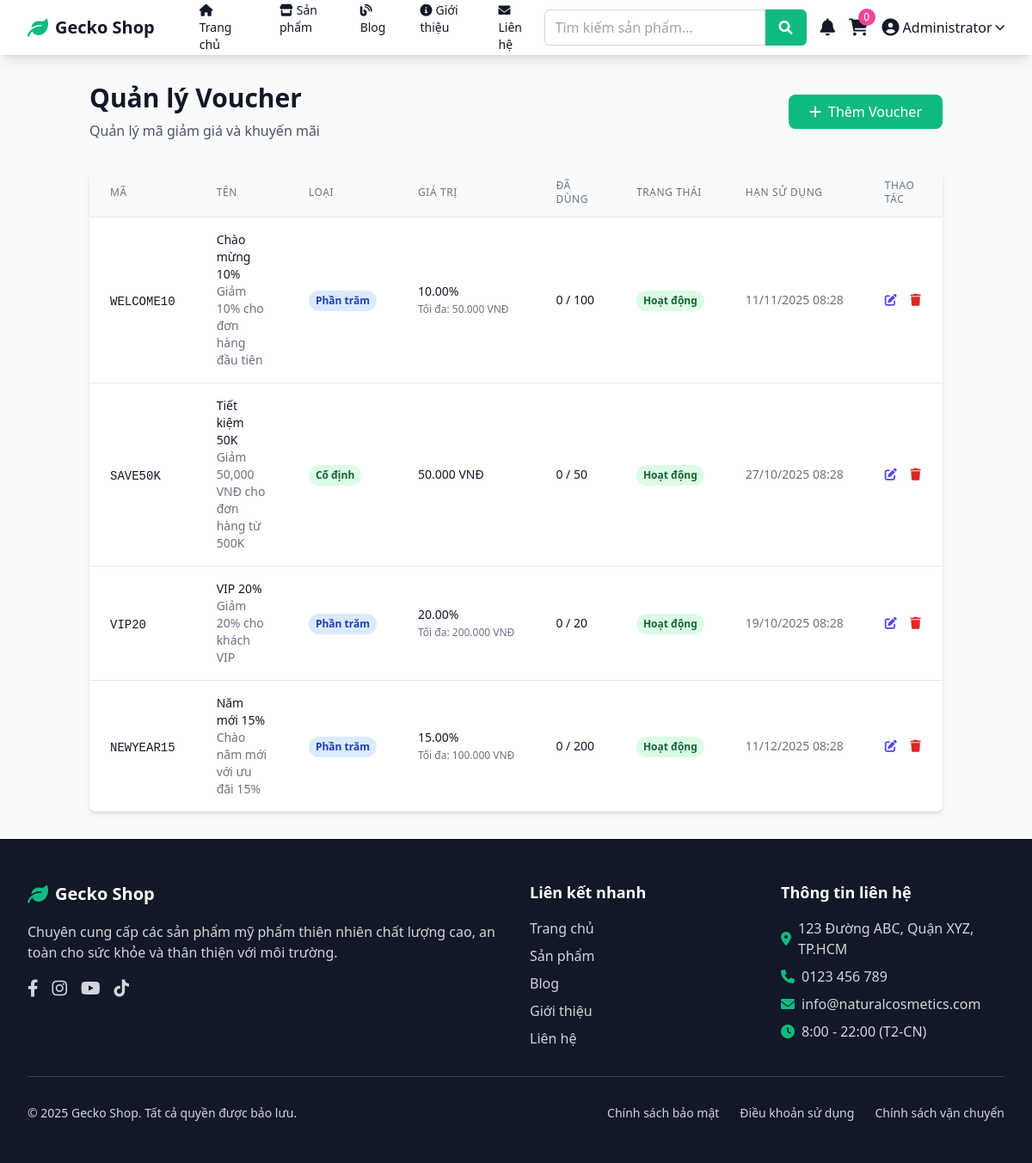
Screenshot of /admin/vouchers.php (signed in) with the database file from the repository.
### tables this page shows
CREATE TABLE vouchers (
    id INT PRIMARY KEY AUTO_INCREMENT,
    code VARCHAR(50) UNIQUE NOT NULL,
    name VARCHAR(200) NOT NULL,
    description TEXT,
    type ENUM('percentage', 'fixed') NOT NULL,
    value DECIMAL(10,2) NOT NULL,
    min_order_amount DECIMAL(10,2) DEFAULT 0,
    max_discount DECIMAL(10,2) NULL,
    usage_limit INT NULL,
    used_count INT DEFAULT 0,
    is_active BOOLEAN DEFAULT TRUE,
    starts_at TIMESTAMP NULL,
    expires_at TIMESTAMP NULL,
    created_at TIMESTAMP DEFAULT CURRENT_TIMESTAMP,
    updated_at TIMESTAMP DEFAULT CURRENT_TIMESTAMP ON UPDATE CURRENT_TIMESTAMP
);

### config/database.php (called while the page is built, shortened)
<?php
function formatPrice($price) {
    return number_format($price, 0, ',', '.') . ' VNĐ';
}
?>

### admin/vouchers.php (the view, shortened to what this page needs)
<?php
require_once '../config/database.php';
$vouchers = $pdo->query("
    SELECT v.*,
           COUNT(vu.id) as total_used,
           (v.used_count - COUNT(vu.id)) as remaining_usage
    FROM vouchers v
    LEFT JOIN voucher_usage vu ON v.id = vu.voucher_id
    GROUP BY v.id
    ORDER BY v.created_at DESC
")->fetchAll();
include '../includes/header.php';
?>
<div class="container mx-auto px-4 py-8">
    <div class="flex justify-between items-center mb-8">
        <div>
            <h1 class="text-3xl font-bold text-gray-900">Quản lý Voucher</h1>
            <p class="text-gray-600 mt-2">Quản lý mã giảm giá và khuyến mãi</p>
        </div>
        <button onclick="openAddModal()"
                class="bg-primary text-white px-6 py-2 rounded-lg hover:bg-primary-dark transition-colors">
            <i class="fas fa-plus mr-2"></i>Thêm Voucher
        </button>
    </div>
    <div class="bg-white rounded-lg shadow-md overflow-hidden">
        <div class="overflow-x-auto">
            <table class="min-w-full divide-y divide-gray-200">
                <thead class="bg-gray-50">
                    <tr>
                        <th class="px-6 py-3 text-left text-xs font-medium text-gray-500 uppercase tracking-wider">Mã</th>
                        <th class="px-6 py-3 text-left text-xs font-medium text-gray-500 uppercase tracking-wider">Tên</th>
                        <th class="px-6 py-3 text-left text-xs font-medium text-gray-500 uppercase tracking-wider">Loại</th>
                        <th class="px-6 py-3 text-left text-xs font-medium text-gray-500 uppercase tracking-wider">Giá trị</th>
                        <th class="px-6 py-3 text-left text-xs font-medium text-gray-500 uppercase tracking-wider">Đã dùng</th>
                        <th class="px-6 py-3 text-left text-xs font-medium text-gray-500 uppercase tracking-wider">Trạng thái</th>
                        <th class="px-6 py-3 text-left text-xs font-medium text-gray-500 uppercase tracking-wider">Hạn sử dụng</th>
                        <th class="px-6 py-3 text-left text-xs font-medium text-gray-500 uppercase tracking-wider">Thao tác</th>
                    </tr>
                </thead>
                <tbody class="bg-white divide-y divide-gray-200">
                    <?php foreach ($vouchers as $voucher): ?>
                    <tr>
                        <td class="px-6 py-4 whitespace-nowrap">
                            <span class="font-mono text-sm font-medium text-gray-900"><?php echo htmlspecialchars($voucher['code']); ?></span>
                        </td>
                        <td class="px-6 py-4">
                            <div class="text-sm font-medium text-gray-900"><?php echo htmlspecialchars($voucher['name']); ?></div>
                            <?php if ($voucher['description']): ?>
                            <div class="text-sm text-gray-500"><?php echo htmlspecialchars($voucher['description']); ?></div>
                            <?php endif; ?>
                        </td>
                        <td class="px-6 py-4 whitespace-nowrap">
                            <span class="inline-flex px-2 py-1 text-xs font-semibold rounded-full
                                <?php echo $voucher['type'] == 'percentage' ? 'bg-blue-100 text-blue-800' : 'bg-green-100 text-green-800'; ?>">
                                <?php echo $voucher['type'] == 'percentage' ? 'Phần trăm' : 'Cố định'; ?>
                            </span>
                        </td>
                        <td class="px-6 py-4 whitespace-nowrap text-sm text-gray-900">
                            <?php if ($voucher['type'] == 'percentage'): ?>
                                <?php echo $voucher['value']; ?>%
                                <?php if ($voucher['max_discount']): ?>
                                    <br><span class="text-xs text-gray-500">Tối đa: <?php echo formatPrice($voucher['max_discount']); ?></span>
                                <?php endif; ?>
                            <?php else: ?>
                                <?php echo formatPrice($voucher['value']); ?>
                            <?php endif; ?>
                        </td>
                        <td class="px-6 py-4 whitespace-nowrap text-sm text-gray-900">
                            <?php echo $voucher['total_used']; ?>
                            <?php if ($voucher['usage_limit']): ?>
                                / <?php echo $voucher['usage_limit']; ?>
                            <?php endif; ?>
                        </td>
                        <td class="px-6 py-4 whitespace-nowrap">
                            <form method="POST" class="inline">
                                <button type="submit" class="inline-flex px-2 py-1 text-xs font-semibold rounded-full
                                    <?php echo $voucher['is_active'] ? 'bg-green-100 text-green-800' : 'bg-red-100 text-red-800'; ?>">
                                    <?php echo $voucher['is_active'] ? 'Hoạt động' : 'Tạm dừng'; ?>
                                </button>
                            </form>
                        </td>
                        <td class="px-6 py-4 whitespace-nowrap text-sm text-gray-500">
                            <?php if ($voucher['expires_at']): ?>
                                <?php echo date('d/m/Y H:i', strtotime($voucher['expires_at'])); ?>
                            <?php else: ?>
                                Không giới hạn
                            <?php endif; ?>
                        </td>
                        <td class="px-6 py-4 whitespace-nowrap text-sm font-medium">
                            <button class="text-indigo-600 hover:text-indigo-900 mr-3 edit-btn"
                                    data-voucher='<?php echo json_encode($voucher, JSON_HEX_APOS | JSON_HEX_QUOT); ?>'>
                                <i class="fas fa-edit"></i>
                            </button>
                            <button onclick="deleteVoucher(<?php echo $voucher['id']; ?>)"
                                    class="text-red-600 hover:text-red-900">
                                <i class="fas fa-trash"></i>
                            </button>
                        </td>
                    </tr>
                    <?php endforeach; ?>
                </tbody>
            </table>
        </div>
    </div>
</div>
<?php include '../includes/footer.php'; ?>

### rows the page displays
vouchers: code "WELCOME10", name "Chào mừng 10%", description "Giảm 10% cho đơn hàng đầu tiên", type "Phần trăm", value "10.00", max_discount "50.000 VNĐ", total_used "0", usage_limit "100", is_active "Hoạt động", expires_at "11/11/2025 08:28"
vouchers: code "SAVE50K", name "Tiết kiệm 50K", description "Giảm 50,000 VNĐ cho đơn hàng từ 500K", type "Cố định", value "50.000 VNĐ", total_used "0", usage_limit "50", is_active "Hoạt động", expires_at "27/10/2025 08:28"
vouchers: code "VIP20", name "VIP 20%", description "Giảm 20% cho khách VIP", type "Phần trăm", value "20.00", max_discount "200.000 VNĐ", total_used "0", usage_limit "20", is_active "Hoạt động", expires_at "19/10/2025 08:28"
vouchers: code "NEWYEAR15", name "Năm mới 15%", description "Chào năm mới với ưu đãi 15%", type "Phần trăm", value "15.00", max_discount "100.000 VNĐ", total_used "0", usage_limit "200", is_active "Hoạt động", expires_at "11/12/2025 08:28"

### other values shown
SITE_NAME "Gecko Shop"
$_SESSION['user_name'] "Administrator"
